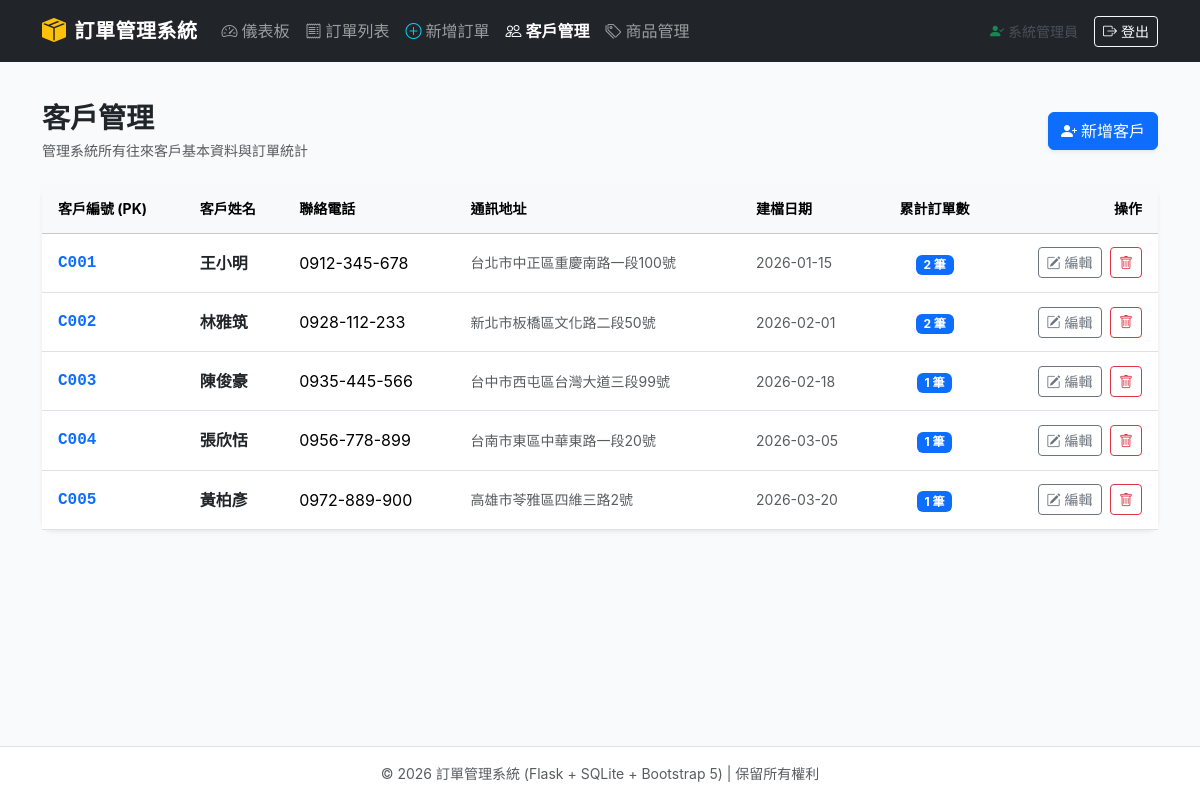
The app's page /customers (signed in) with its own data.
### tables this page shows
CREATE TABLE customer (
        customer_id  TEXT PRIMARY KEY,
        name         TEXT NOT NULL,
        phone        TEXT,
        address      TEXT,
        created_date TEXT NOT NULL
    );

### app.py (the view)
@app.route("/customers")
@admin_required
def customers():
    conn = get_db()
    cursor = conn.cursor()
    cursor.execute("""
    SELECT c.customer_id, c.name, c.phone, c.address, c.created_date,
           COUNT(o.order_id) AS order_count
    FROM customer c
    LEFT JOIN orders o ON c.customer_id = o.customer_id
    GROUP BY c.customer_id
    ORDER BY c.customer_id ASC;
    """)
    customer_list = cursor.fetchall()
    conn.close()
    return render_template("customers.html", customers=customer_list)

### app.py (called while the page is built)
def get_db():
    conn = sqlite3.connect(DB_PATH)
    conn.row_factory = sqlite3.Row
    conn.execute("PRAGMA foreign_keys = ON;")
    return conn

def admin_required(view):
    @functools.wraps(view)
    def wrapped_view(**kwargs):
        if not session.get("logged_in"):
            flash("請先登入管理員帳號以存取後台管理功能。", "warning")
            return redirect(url_for("login", next=request.path))
        if session.get("role") != "admin":
            flash("權限不足：您目前的身份非系統管理員，無法進入後台！", "danger")
            return redirect(url_for("login"))
        return view(**kwargs)
    return wrapped_view

### templates/customers.html (shortened to what this page needs)
{% extends "base.html" %}
{% block content %}
<div class="d-flex justify-content-between align-items-center mb-4">
    <div>
        <h3 class="fw-bold text-dark mb-1">客戶管理</h3>
        <p class="text-muted small mb-0">管理系統所有往來客戶基本資料與訂單統計</p>
    </div>
    <button type="button" class="btn btn-primary shadow-sm" data-bs-toggle="modal" data-bs-target="#newCustomerModal">
        <i class="bi bi-person-plus-fill me-1"></i>新增客戶
    </button>
</div>
<div class="card shadow-sm">
    <div class="card-body p-0">
        <div class="table-responsive">
            <table class="table table-hover align-middle mb-0">
                <thead class="table-light small text-muted">
                    <tr>
                        <th class="ps-3">客戶編號 (PK)</th>
                        <th>客戶姓名</th>
                        <th>聯絡電話</th>
                        <th>通訊地址</th>
                        <th>建檔日期</th>
                        <th class="text-center">累計訂單數</th>
                        <th class="text-end pe-3">操作</th>
                    </tr>
                </thead>
                <tbody>
                    {% for c in customers %}
                    <tr>
                        <td class="ps-3 fw-bold text-primary font-monospace">{{ c.customer_id }}</td>
                        <td class="fw-semibold text-dark">{{ c.name }}</td>
                        <td>{{ c.phone or '-' }}</td>
                        <td class="text-muted small" style="max-width: 250px;">{{ c.address or '-' }}</td>
                        <td class="text-muted small">{{ c.created_date }}</td>
                        <td class="text-center">
                            <span class="badge {% if c.order_count > 0 %}bg-primary{% else %}bg-light text-dark border{% endif %}">
                                {{ c.order_count }} 筆
                            </span>
                        </td>
                        <td class="text-end pe-3 text-nowrap">
                            <button type="button" class="btn btn-sm btn-outline-secondary me-1"
                                    data-bs-toggle="modal" data-bs-target="#editCustomerModal-{{ c.customer_id }}">
                                <i class="bi bi-pencil-square"></i> 編輯
                            </button>
                            <button type="button" class="btn btn-sm btn-outline-danger"
                                    onclick="confirmDeleteCustomer('{{ c.customer_id }}', '{{ c.name }}')">
                                <i class="bi bi-trash"></i>
                            </button>
                        </td>
                    </tr>
                    {% else %}
                    <tr>
                        <td colspan="7" class="text-center text-muted py-5">目前尚無客戶資料</td>
                    </tr>
                    {% endfor %}
                </tbody>
            </table>
        </div>
    </div>
</div>
{% endblock %}

### templates/base.html (style rules this page uses)
:root { --primary-color: #2c3e50; --accent-color: #3498db; --bg-light: #f8fafc; }
body { background-color: var(--bg-light); font-family: -apple-system, BlinkMacSystemFont, "Segoe UI", Roboto, "Helvetica Neue", Arial, "Noto Sans TC", sans-serif; min-height: 100vh; display: flex; flex-direction: column; }
.card { border: none; border-radius: 12px; box-shadow: 0 4px 16px rgba(0, 0, 0, 0.04); transition: all 0.2s ease; }
.table > :not(caption) > * > * { padding: 0.85rem 0.75rem; vertical-align: middle; }

### records on screen
customer: customer_id "C001", name "王小明", phone "0912-345-678", address "台北市中正區重慶南路一段100號", created_date "2026-01-15", order_count "2"
customer: customer_id "C002", name "林雅筑", phone "0928-112-233", address "新北市板橋區文化路二段50號", created_date "2026-02-01", order_count "2"
customer: customer_id "C003", name "陳俊豪", phone "0935-445-566", address "台中市西屯區台灣大道三段99號", created_date "2026-02-18", order_count "1"
customer: customer_id "C004", name "張欣恬", phone "0956-778-899", address "台南市東區中華東路一段20號", created_date "2026-03-05", order_count "1"
customer: customer_id "C005", name "黃柏彥", phone "0972-889-900", address "高雄市苓雅區四維三路2號", created_date "2026-03-20", order_count "1"

### other values on screen
{{ session.get('display_name', '管理員') }} "系統管理員"
